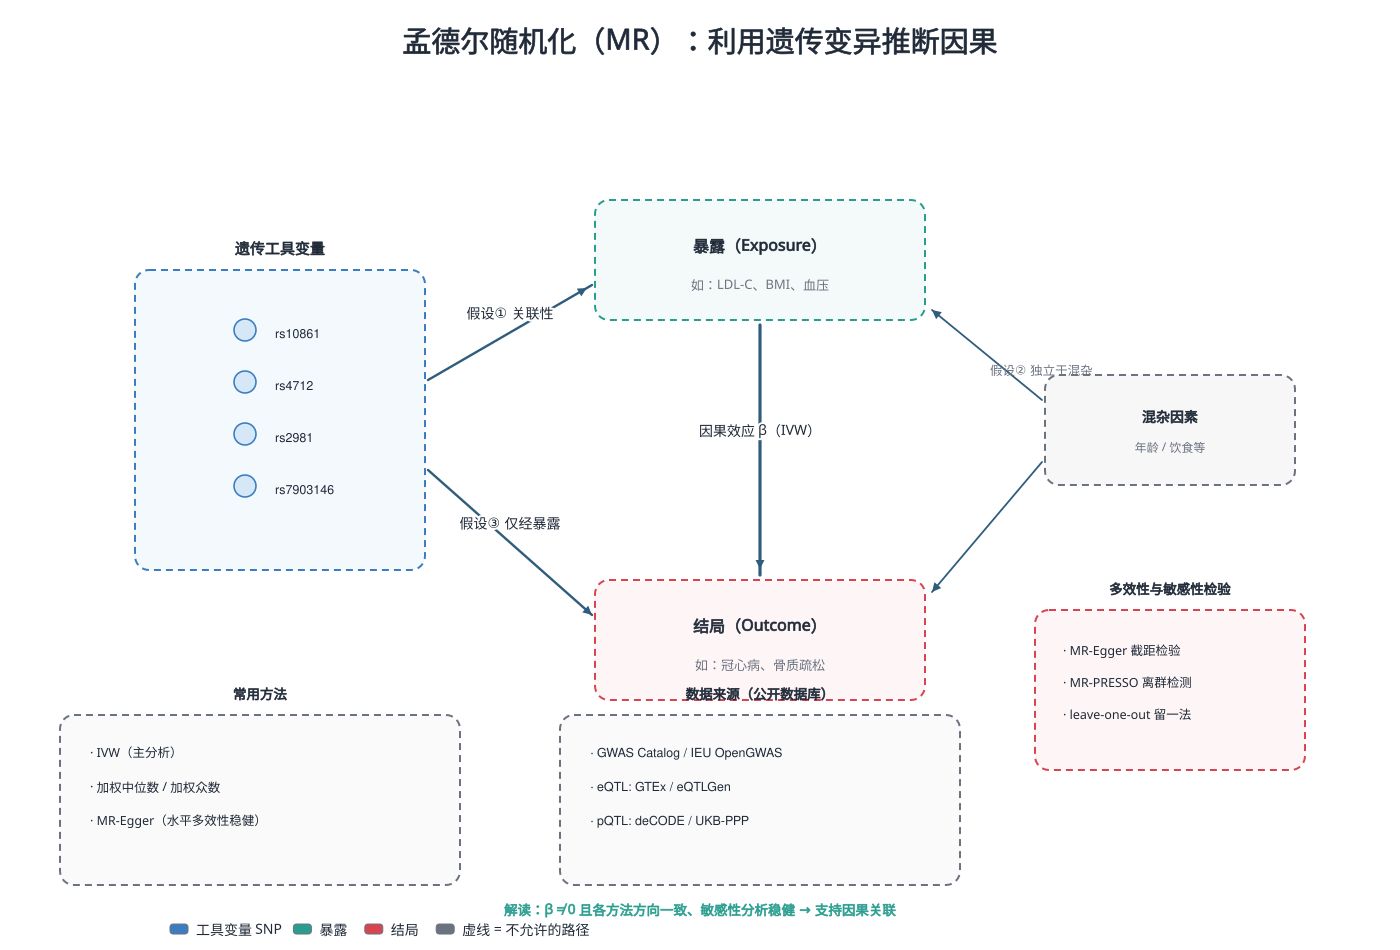

Recreate this plot in Python.
# -*- coding: utf-8 -*-
"""孟德尔随机化：设计框架与三大核心假设（中心锚点版）"""
import os, sys
sys.path.insert(0, r"C:\Users\Administrator\.workbuddy\skills\medical-illustration\scripts")
from bio_graphics import Canvas, C

OUT = os.path.expanduser("~/.workbuddy/skills/medical-illustration/assets/examples/disciplines")
os.makedirs(OUT, exist_ok=True)

c = Canvas(1400, 950)
c.title("孟德尔随机化（MR）：利用遗传变异推断因果", size=29)

def panel(cx, cy, w, h, color, fill):
    c.add("group_box", cx, cy, w=w, h=h, color=color, fill=fill)
    return cx - w / 2, cy - h / 2

# 工具变量 SNP 群
x0, y0 = panel(280, 420, 290, 300, C["blue"], "#F4F9FE")
c.text(280, y0 - 16, "遗传工具变量", size=15, bold=True)
for i, rs in enumerate(["rs10861", "rs4712", "rs2981", "rs7903146"]):
    c.circle(245, 330 + i * 52, 11, fill=C["blue_l"], stroke=C["blue"], width=1.6)
    c.text(275, 338 + i * 52, rs, size=12.5, anchor="start")

# 暴露
panel(760, 260, 330, 120, C["teal"], "#F3FAF9")
c.text(760, 252, "暴露（Exposure）", size=16, bold=True)
c.text(760, 290, "如：LDL-C、BMI、血压", size=13, fill=C["gray"])

# 结局
panel(760, 640, 330, 120, C["red"], "#FDF5F6")
c.text(760, 632, "结局（Outcome）", size=16, bold=True)
c.text(760, 670, "如：冠心病、骨质疏松", size=13, fill=C["gray"])

# 三条路径
c.arrow(428, 380, 592, 285, kind="activation", label="假设① 关联性")
c.arrow(760, 325, 760, 575, kind="activation", width=3.2, label="因果效应 β（IVW）")
c.arrow(428, 470, 592, 615, kind="translocation", label="假设③ 仅经暴露")

# 混杂因素
panel(1170, 430, 250, 110, C["gray"], "#F7F7F7")
c.text(1170, 422, "混杂因素", size=14, bold=True)
c.text(1170, 452, "年龄 / 饮食等", size=12, fill=C["gray"])
c.arrow(1042, 400, 932, 310, kind="translocation", width=1.8)
c.arrow(1042, 462, 932, 592, kind="translocation", width=1.8)
c.text(990, 375, "假设② 独立于混杂", size=12.5, fill=C["gray"], anchor="start")

# 多效性检验
x0, y0 = panel(1170, 690, 270, 160, C["red"], "#FDF5F6")
c.text(1170, y0 - 16, "多效性与敏感性检验", size=13.5, bold=True)
for i, t in enumerate(["MR-Egger 截距检验", "MR-PRESSO 离群检测", "leave-one-out 留一法"]):
    c.text(x0 + 28, y0 + 45 + i * 32, "· " + t, size=12.5, anchor="start")

# 方法
x0, y0 = panel(260, 800, 400, 170, C["gray"], "#FAFAFA")
c.text(260, y0 - 16, "常用方法", size=13.5, bold=True)
for i, t in enumerate(["IVW（主分析）", "加权中位数 / 加权众数", "MR-Egger（水平多效性稳健）"]):
    c.text(x0 + 30, y0 + 42 + i * 34, "· " + t, size=12.5, anchor="start")

# 数据来源
x0, y0 = panel(760, 800, 400, 170, C["gray"], "#FAFAFA")
c.text(760, y0 - 16, "数据来源（公开数据库）", size=13.5, bold=True)
for i, t in enumerate(["GWAS Catalog / IEU OpenGWAS", "eQTL: GTEx / eQTLGen", "pQTL: deCODE / UKB-PPP"]):
    c.text(x0 + 30, y0 + 42 + i * 34, "· " + t, size=12.5, anchor="start")

c.text(700, 915, "解读：β ≠ 0 且各方法方向一致、敏感性分析稳健 → 支持因果关联",
       size=13.5, bold=True, fill=C["teal"])

c.add("legend_row", 170, 935, items=[
    (C["blue"], "工具变量 SNP"), (C["teal"], "暴露"),
    (C["red"], "结局"), (C["gray"], "虚线 = 不允许的路径")], size=14)

c.save(os.path.join(OUT, "mendelian_randomization.svg"))
c.export(os.path.join(OUT, "mendelian_randomization"), formats=("png",), dpi=300)
print("mr done")
